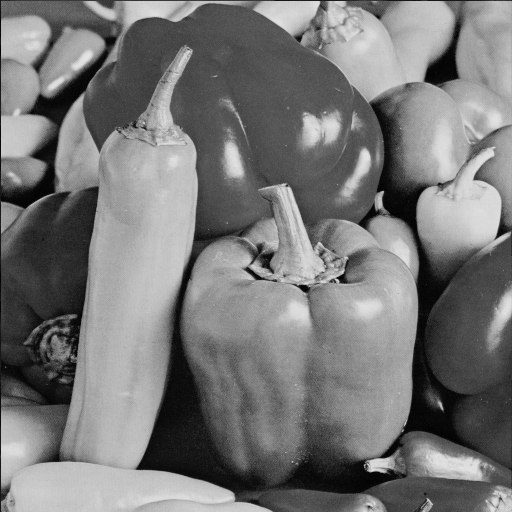
#> input picture imagesDeTest/imagesDeTest/peppers-512.png, 512 x 512 px, found by its file name
$ python histogramme.py
#> lines starting #> are read from the running program, lines starting #| are printed output that depends on the picture
import cv2
import numpy as np
import matplotlib.pyplot as plt
from pathlib import Path

# Gestion des chemins de fichiers
base_dir = Path(__file__).resolve().parent

# Chargement de l'image en niveaux de gris
img_gray_path = base_dir / "imagesDeTest" / "imagesDeTest" / "peppers-512.png"
img_gray = cv2.imread(str(img_gray_path), cv2.IMREAD_GRAYSCALE)
#> img_gray is the input picture: shape (512, 512); min 0, max 230, mean 119.3
if img_gray is None:
    raise FileNotFoundError(f"Image introuvable : {img_gray_path}")
print(f"Forme (gris) : {img_gray.shape}, Type : {img_gray.dtype}")
#| Forme (gris) : (512, 512), Type : uint8
plt.subplot(1, 2, 1)
plt.title('Image en niveaux de gris')
plt.imshow(img_gray, cmap='gray')
# Calcul  et afichage de l'histogramme
histogram = cv2.calcHist([img_gray], [0], None, [256], [0, 256])
#> histogram = 256 values, max 2485 at index 81, min 0 at index 231, mean 1024
plt.subplot(1, 2, 2)
plt.title('Histogramme')
plt.plot(histogram)
plt.show()
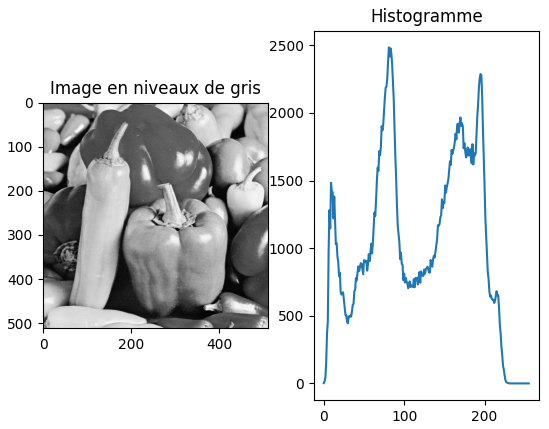
#> figure drawn by matplotlib, 2 panels; panel 2: curve peaks at x = 81, y = 2485


# Egalisation de l'
img_egalisation = cv2.equalizeHist(img_gray)
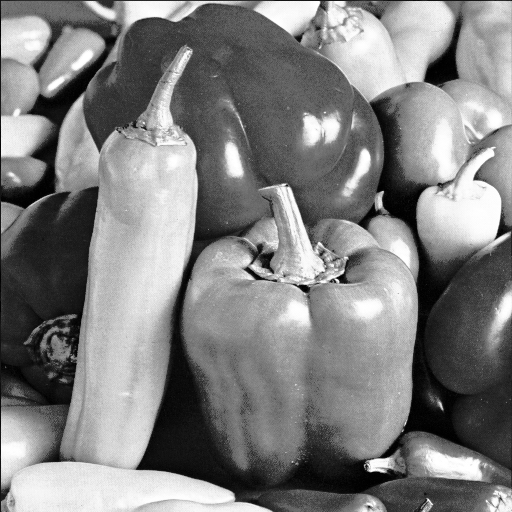
#> img_egalisation: shape (512, 512); min 0, max 255, mean 128.2
plt.subplot(1, 2, 1)
plt.title('Image après égalisation')
plt.imshow(img_egalisation, cmap='gray')
histogram_egalisation = cv2.calcHist([img_egalisation], [0], None, [256], [0, 256])
#> histogram_egalisation = 256 values, max 2485 at index 82, min 0 at index 5, mean 1024
plt.subplot(1, 2, 2)
plt.title('Histogramme après égalisation')
plt.plot(histogram_egalisation)
plt.show()
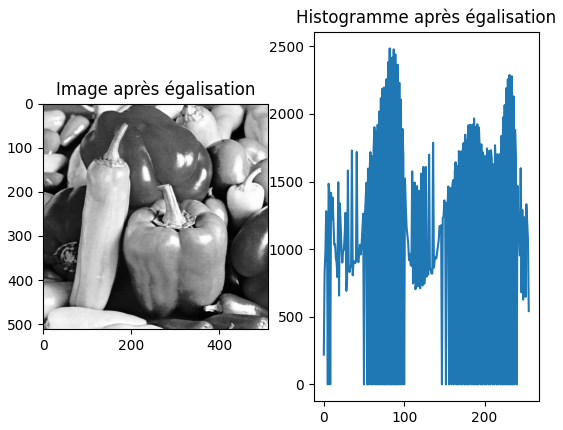
#> figure drawn by matplotlib, 2 panels; panel 2: curve peaks at x = 82, y = 2485


# Modification du contraste et de la luninosité
# 1. Augmentation de la luminosité avec alpha = 1 et beta = 40
img_luminosite = cv2.convertScaleAbs(img_gray, alpha=1, beta=40)
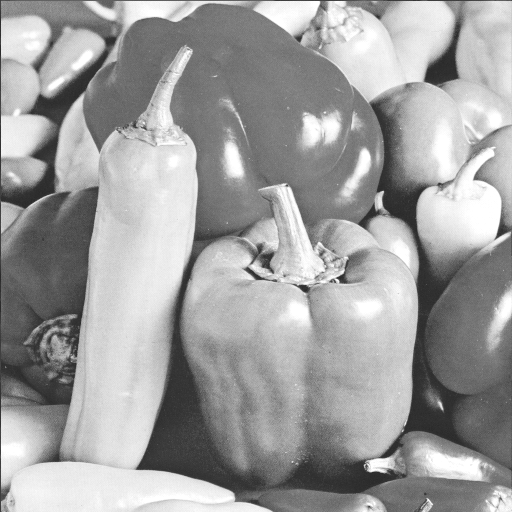
#> img_luminosite: shape (512, 512); min 40, max 255, mean 159.3
plt.subplot(1, 2, 1)
plt.title('Image avec augmentation de la luminosité')
plt.imshow(img_luminosite, cmap='gray')
histogram_luminosite = cv2.calcHist([img_luminosite], [0], None, [256], [0, 256])
#> histogram_luminosite = 256 values, max 4167 at index 255, min 0 at index 0, mean 1024
plt.subplot(1, 2, 2)
plt.title('Histogramme avec augmentation de la luminosité')
plt.plot(histogram_luminosite)
plt.show()
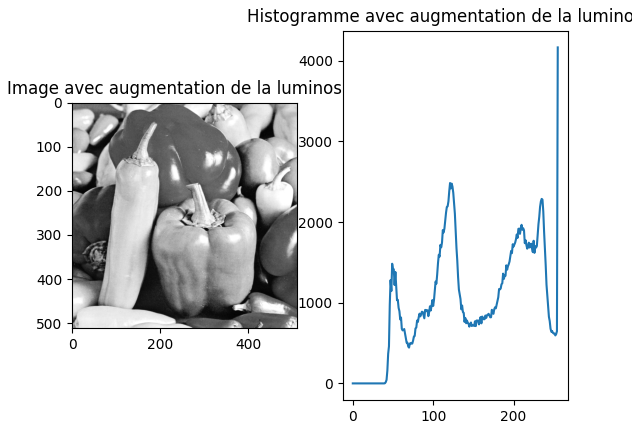
#> figure drawn by matplotlib, 2 panels; panel 2: curve peaks at x = 255, y = 4167

# 2. Augmentation du contraste avec alpha = 1.5 et beta = 0
img_contraste = cv2.convertScaleAbs(img_gray, alpha=1.5, beta=0)
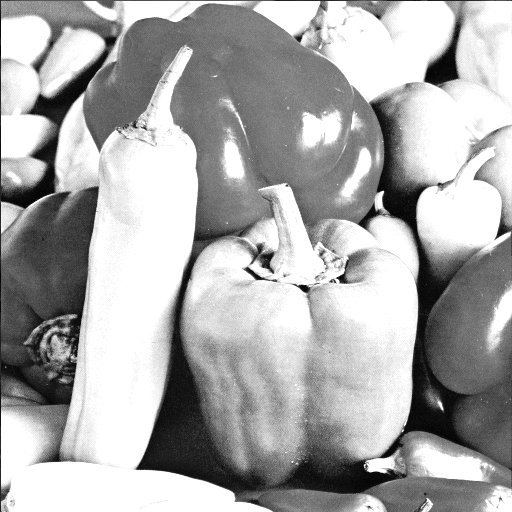
#> img_contraste: shape (512, 512); min 0, max 255, mean 170.6
plt.subplot(1,2, 1)
plt.title('Image avec augmentation du contraste')
plt.imshow(img_contraste, cmap='gray')
histogram_contraste = cv2.calcHist([img_contraste], [0], None, [256], [0, 256])
#> histogram_contraste = 256 values, max 71726 at index 255, min 0 at index 1, mean 1024
plt.subplot(1, 2, 2)
plt.title('Histogramme avec augmentation du contraste')
plt.plot(histogram_contraste)
plt.show()
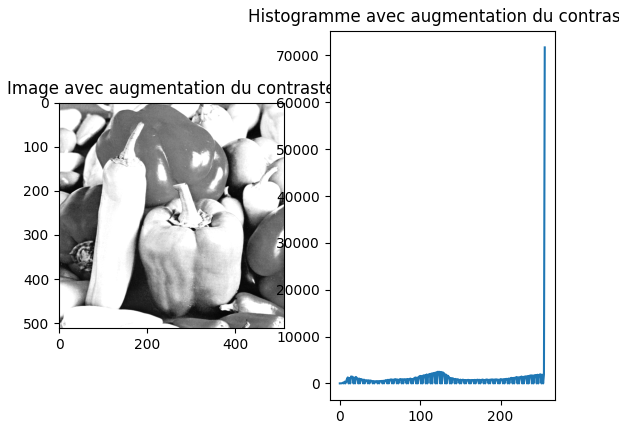
#> figure drawn by matplotlib, 2 panels; panel 2: curve peaks at x = 255, y = 71726
